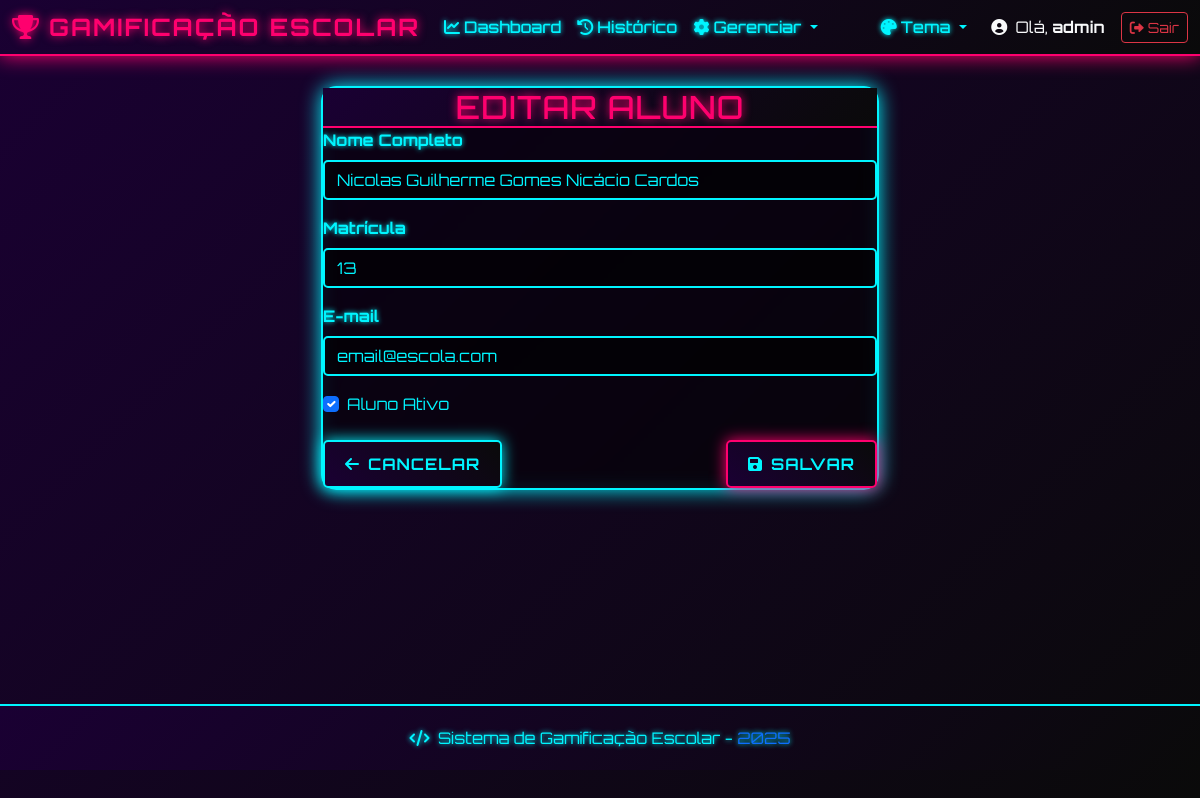
The app's page /alunos/31/editar/ (signed in) with its own data.
### gamificacao/models.py (models this page shows, shortened)
class Aluno(models.Model):
    nome = models.CharField(max_length=200, verbose_name='Nome')
    email = models.EmailField(blank=True, null=True, verbose_name='E-mail')
    matricula = models.CharField(max_length=20, unique=True, verbose_name='Matrícula')
    data_criacao = models.DateTimeField(auto_now_add=True, verbose_name='Data de Criação')
    ativo = models.BooleanField(default=True, verbose_name='Ativo')
    class Meta:
        verbose_name = 'Aluno'
        verbose_name_plural = 'Alunos'
        ordering = ['nome']

### gamificacao/views.py (the view)
# urls.py: path('alunos/<int:pk>/editar/', views.editar_aluno, name='editar_aluno'),
@login_required
def editar_aluno(request, pk):
    aluno = get_object_or_404(Aluno, pk=pk)
    if request.method == 'POST':
        form = AlunoForm(request.POST, instance=aluno)
        if form.is_valid():
            form.save()
            messages.success(request, 'Aluno atualizado com sucesso!')
            return redirect('gerenciar_alunos')
    else:
        form = AlunoForm(instance=aluno)
    return render(request, 'gamificacao/form_aluno.html', {'form': form, 'titulo': 'Editar Aluno', 'aluno': aluno})

### gamificacao/forms.py
class AlunoForm(forms.ModelForm):
    class Meta:
        model = Aluno
        fields = ['nome', 'matricula', 'email', 'ativo']
        widgets = {
            'nome': forms.TextInput(attrs={
                'class': 'form-control',
                'placeholder': 'Nome completo do aluno'
            }),
            'matricula': forms.TextInput(attrs={
                'class': 'form-control',
                'placeholder': 'Matrícula única'
            }),
            'email': forms.EmailInput(attrs={
                'class': 'form-control',
                'placeholder': 'email@exemplo.com'
            }),
            'ativo': forms.CheckboxInput(attrs={
                'class': 'form-check-input'
            })
        }
        labels = {
            'nome': 'Nome Completo',
            'matricula': 'Matrícula',
            'email': 'E-mail',
            'ativo': 'Aluno Ativo'
        }

### templates/gamificacao/form_aluno.html (shortened to what this page needs)
{% extends 'base.html' %}
{% block content %}
<div class="container main-container">
    <div class="row justify-content-center">
        <div class="col-md-8 col-lg-6">
            <div class="cyber-card">
                <div class="card-header text-center">
                    <h2 class="mb-0">{{ titulo }}</h2>
                </div>
                <div class="card-body">
                    <form method="post" class="needs-validation" novalidate>
                        <div class="mb-3">
                            <label for="{{ form.nome.id_for_label }}" class="form-label">
                                {{ form.nome.label }}
                            </label>
                            {{ form.nome }}
                        </div>
                        <div class="mb-3">
                            <label for="{{ form.matricula.id_for_label }}" class="form-label">
                                {{ form.matricula.label }}
                            </label>
                            {{ form.matricula }}
                        </div>
                        <div class="mb-3">
                            <label for="{{ form.email.id_for_label }}" class="form-label">
                                {{ form.email.label }}
                            </label>
                            {{ form.email }}
                        </div>
                        <div class="mb-4">
                            <div class="form-check">
                                {{ form.ativo }}
                                <label class="form-check-label" for="{{ form.ativo.id_for_label }}">
                                    {{ form.ativo.label }}
                                </label>
                            </div>
                        </div>
                        <div class="d-flex justify-content-between">
                            <a href="{% url 'gerenciar_alunos' %}" class="btn btn-cyber btn-cyber-secondary">
                                <i class="fas fa-arrow-left me-2"></i>Cancelar
                            </a>
                            <button type="submit" class="btn btn-cyber btn-cyber-primary">
                                <i class="fas fa-save me-2"></i>Salvar
                            </button>
                        </div>
                    </form>
                </div>
            </div>
        </div>
    </div>
</div>
{% endblock %}

### templates/base.html (shortened to what this page needs)
<!DOCTYPE html>
<html lang="pt-br">
<head>
    <link href="https://cdn.jsdelivr.net/npm/bootstrap@5.3.0/dist/css/bootstrap.min.css" rel="stylesheet">
    <link rel="stylesheet" href="https://cdnjs.cloudflare.com/ajax/libs/font-awesome/6.0.0/css/all.min.css">
    {% load static %}
    <link rel="stylesheet" href="{% static 'css/style.css' %}">
</head>
<body>
    {% if user.is_authenticated %}
    <nav class="navbar navbar-expand-lg navbar-dark cyber-nav">
        <div class="container-fluid">
            <a class="navbar-brand fw-bold" href="{% url 'dashboard' %}">
                <i class="fas fa-trophy me-2"></i>GAMIFICAÇÃO ESCOLAR
            </a>
            <div class="collapse navbar-collapse" id="navbarNav">
                <ul class="navbar-nav me-auto">
                    <li class="nav-item">
                        <a class="nav-link {% if request.resolver_match.url_name == 'dashboard' %}active{% endif %}"
                           href="{% url 'dashboard' %}">
                            <i class="fas fa-chart-line me-1"></i>Dashboard
                        </a>
                    </li>
                    <li class="nav-item">
                        <a class="nav-link {% if request.resolver_match.url_name == 'historico_notas' %}active{% endif %}"
                           href="{% url 'historico_notas' %}">
                            <i class="fas fa-history me-1"></i>Histórico
                        </a>
                    </li>
                    <li class="nav-item dropdown">
                        <a class="nav-link dropdown-toggle" href="#" role="button" data-bs-toggle="dropdown">
                            <i class="fas fa-cog me-1"></i>Gerenciar
                        </a>
                    </li>
                </ul>
                <div class="navbar-nav me-3">
                    <div class="nav-item dropdown">
                        <a class="nav-link dropdown-toggle" href="#" id="themeDropdown" role="button"
                           data-bs-toggle="dropdown">
                            <i class="fas fa-palette me-1"></i>Tema
                        </a>
                    </div>
                </div>
                <div class="d-flex align-items-center">
                    <span class="text-light me-3">
                        <i class="fas fa-user-circle me-1"></i>
                        Olá, <strong>{{ user.first_name|default:user.username }}</strong>
                    </span>
                    <a href="{% url 'logout' %}" class="btn btn-outline-danger btn-sm">
                        <i class="fas fa-sign-out-alt me-1"></i>Sair
                    </a>
                </div>
            </div>
        </div>
    </nav>
    {% endif %}
    <main>
        {% block content %}
        {% endblock %}
    </main>
    {% if user.is_authenticated %}
    <footer class="cyber-footer mt-5">
        <div class="container-fluid">
            <div class="row">
                <div class="col-12 text-center">
                    <p class="mb-0">
                        <i class="fas fa-code me-1"></i>
                        Sistema de Gamificação Escolar -
                        <span class="text-primary">{% now "Y" %}</span>
                    </p>
                </div>
            </div>
        </div>
    </footer>
    {% endif %}
    {% load static %}
</body>
</html>

### static/css/style.css (style rules this page uses)
:root { --cor-primary: #ff006e; --cor-secondary: #00f5ff; --cor-accent: #ffff00; --cor-text: #00f5ff; --bg-primary: #1a0033; --bg-secondary: #0a0a0a; --bg-gradient: linear-gradient(135deg, #1a0033, #0a0a0a); --cor-success: #00ff41; --cor-warning: #ffff00; --cor-danger: #ff006e; --cor-info: #00f5ff; }
* { margin: 0; padding: 0; box-sizing: border-box; }
body { font-family: 'Orbitron', monospace; background: var(--bg-gradient); color: var(--cor-text); min-height: 100vh; }
.cyber-nav { background: linear-gradient(135deg, var(--bg-primary), var(--bg-secondary)) !important; border-bottom: 2px solid var(--cor-primary); box-shadow: 0 0 20px var(--cor-primary); backdrop-filter: blur(10px); }
.cyber-nav .navbar-brand { color: var(--cor-primary) !important; text-shadow: 0 0 10px var(--cor-primary); font-size: 1.5rem; letter-spacing: 2px; }
.cyber-nav .nav-link { color: var(--cor-text) !important; font-weight: 500; text-shadow: 0 0 5px var(--cor-secondary); transition: all 0.3s ease; position: relative; }
.nav-item.dropdown { z-index: 9999 !important; position: relative !important; }
.navbar { min-height: auto !important; height: auto !important; overflow: visible !important; }
.dropdown { z-index: 9999 !important; position: relative; }
.navbar { z-index: 1030 !important; position: relative !important; min-height: 56px !important; max-height: 56px !important; overflow: visible !important; }
.navbar-collapse { position: relative !important; }
.navbar-expand-lg { min-height: 56px !important; max-height: 56px !important; }
.navbar-nav { position: relative !important; min-height: auto !important; }
.navbar .dropdown { margin: 0 !important; padding: 0 !important; }
.dashboard-stats, .info-grid, .container-fluid > .row { z-index: 1 !important; position: relative; }
main, .container, .container-fluid { z-index: 1 !important; position: relative; }
.cyber-card { background: rgba(0, 0, 0, 0.5); border: 2px solid var(--cor-secondary); border-radius: 15px; box-shadow: 0 0 20px var(--cor-secondary), inset 0 0 20px rgba(0, 245, 255, 0.1); backdrop-filter: blur(10px); transition: all 0.3s ease; position: relative; z-index: 1; overflow: visible !important; }
.cyber-card .card-header { background: linear-gradient(135deg, var(--bg-primary), var(--bg-secondary)); border-bottom: 2px solid var(--cor-primary); color: var(--cor-primary); font-weight: bold; text-shadow: 0 0 10px var(--cor-primary); text-transform: uppercase; letter-spacing: 1px; overflow: visible !important; }
.btn-cyber { background: linear-gradient(45deg, var(--bg-primary), var(--bg-secondary)); border: 2px solid var(--cor-primary); color: var(--cor-text); font-family: 'Orbitron', monospace; font-weight: bold; text-transform: uppercase; letter-spacing: 1px; padding: 10px 20px; border-radius: 5px; transition: all 0.3s ease; box-shadow: 0 0 15px var(--cor-primary), inset 0 0 15px rgba(255, 0, 110, 0.1); }
.btn-cyber-primary { border-color: var(--cor-primary); box-shadow: 0 0 15px var(--cor-primary); }
.btn-cyber-secondary { border-color: var(--cor-secondary); box-shadow: 0 0 15px var(--cor-secondary); }
.form-control, .form-select { background: rgba(0, 0, 0, 0.6); border: 2px solid var(--cor-secondary); color: var(--cor-text); border-radius: 5px; font-family: 'Orbitron', monospace; transition: all 0.3s ease; }
.form-control::placeholder { color: rgba(0, 245, 255, 0.7); }
.form-label { color: var(--cor-text); font-weight: bold; text-shadow: 0 0 5px var(--cor-secondary); }
.cyber-footer { background: linear-gradient(135deg, var(--bg-primary), var(--bg-secondary)); border-top: 2px solid var(--cor-secondary); padding: 20px 0; margin-top: auto; }
.cyber-footer p { color: var(--cor-text); text-shadow: 0 0 5px var(--cor-secondary); }
.main-container { padding: 30px 0; min-height: calc(100vh - 200px); }

### records on screen
Aluno: nome "Nicolas Guilherme Gomes Nicácio Cardos", matricula "13", email "email@escola.com", ativo "☑"

### other values on screen
{{ user.first_name|default:user.username }} "admin"
{{ titulo }} "EDITAR ALUNO"
